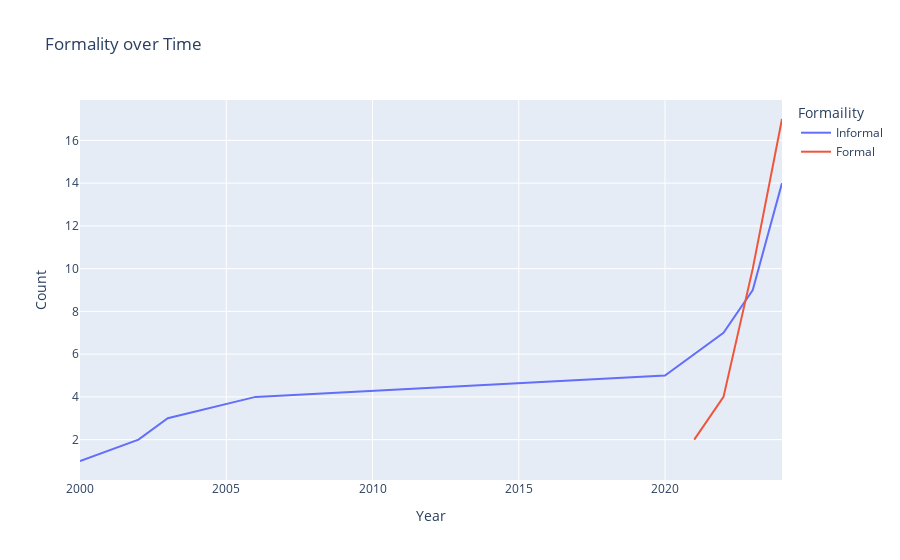

The notebook cell this image was saved under:
### Code cell
df_formality = df.groupby(['Year', 'Formaility']).count()['Title'].reset_index()
df_formality['Title'] = df_formality.groupby('Formaility')['Title'].cumsum()

fig = px.line(df_formality, x="Year", y="Title", color="Formaility", title="Formality over Time", labels={'Title': 'Count'})
fig.show()

### Figure 1 — Plotly figure (JSON) as saved in the notebook; plotly's stock layout.template omitted (floating-point values rounded to 4 significant figures)
{"data": [{"hovertemplate": "Formaility=Informal<br>Year=%{x}<br>Count=%{y}<extra></extra>", "legendgroup": "Informal", "line": {"color": "#636efa", "dash": "solid"}, "marker": {"symbol": "circle"}, "mode": "lines", "name": "Informal", "orientation": "v", "showlegend": true, "type": "scatter", "x": [2000, 2002, 2003, 2006, 2020, 2022, 2023, 2024], "xaxis": "x", "y": [1, 2, 3, 4, 5, 7, 9, 14], "yaxis": "y"}, {"hovertemplate": "Formaility=Formal<br>Year=%{x}<br>Count=%{y}<extra></extra>", "legendgroup": "Formal", "line": {"color": "#EF553B", "dash": "solid"}, "marker": {"symbol": "circle"}, "mode": "lines", "name": "Formal", "orientation": "v", "showlegend": true, "type": "scatter", "x": [2021, 2022, 2023, 2024], "xaxis": "x", "y": [2, 4, 10, 17], "yaxis": "y"}], "layout": {"legend": {"title": {"text": "Formaility"}, "tracegroupgap": 0}, "title": {"text": "Formality over Time"}, "xaxis": {"anchor": "y", "domain": [0, 1], "title": {"text": "Year"}}, "yaxis": {"anchor": "x", "domain": [0, 1], "title": {"text": "Count"}}}}
